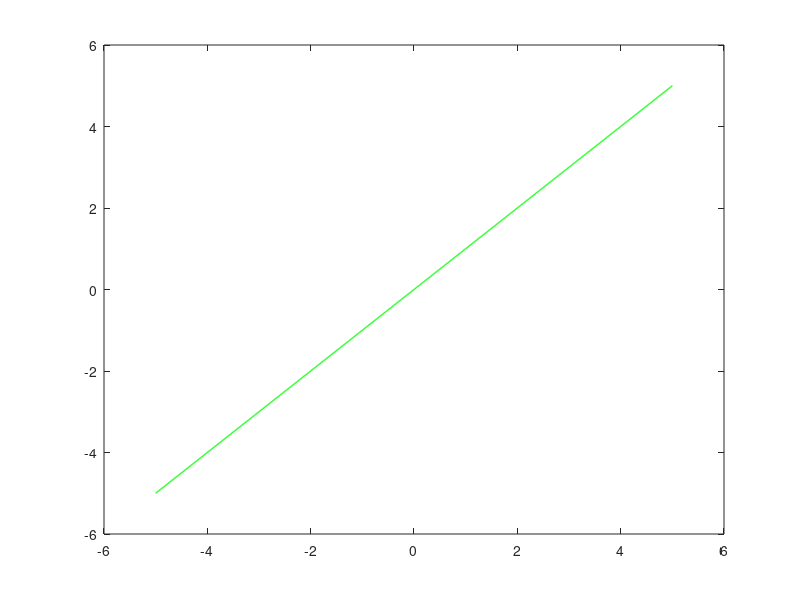

Reproduce this figure in MATLAB. (Note: this script raises an error after producing the figure.)
% 水山先生の質問
% 「線形εインセンシティブ損失関数を用いた場合は, 絶対値誤差最小化問題を解いているはずなのに,
% 　なぜ2次epsilonインセンシティブ損失関数を用いた場合よりも予測精度の平均絶対値誤差が劣るのか？
% 　2次epsilonインセンシティブ損失関数を用いた場合は二乗誤差最小化問題を解いているのに？」

% 回答(イメージ)
% 「サポートベクターが少ないことが原因である。
% 　変動の大きいデータに対しては, 線形εインセンシティブ損失関数を用いた場合にサポートベクターの数が少なくなっていることはすでに述べた.
% 　回帰関数を作成する際に、サポートベクターの数が少なくなってしまうと, 上下の学習データのみを使って, 回帰関数を作成してしまう.
%   つまり, 上下のデータの真ん中を通るような回帰関数が出来上がってしまう. そのため, 平均絶対値誤差が悪化してしまう.


% 以下, サポートベクターが少なくなってしまうことで, 回帰関数がうまく作れなくなることを示す. 
% 簡単な例 論文では二重交差検証でパラメータをちゃんと決めているけど, 今回は意図的にサポートベクターを減らす

% 人工データの生成
num = 100;
X = 2*5*rand(1, num) - 5;
X = sort(X);
Y = X; % 直線状にデータを生成
X_plot = linspace(-5, 5, num*10);
X_plot = reshape(X_plot, num*10, 1);
Y_plot = X_plot;

% グラフの描画範囲
x_range = 5.5;
y_range = 7.2;

% ノイズを付与
rng default; % 乱数を固定
Y_noize = Y + normrnd(0, 1, 1, num); % 平均0, 標準偏差1の正規分布乱数を付与

% SVR用に入力データを整える(入力引数としてエラーが出ないように)
X = reshape(X, num, 1);
Y = reshape(Y, num, 1);
Y_noize = reshape(Y_noize, num, 1);

% %{
% 人工データを生成するもととなった関数とノイズを付与した後の人工データ
figure;
plot(X_plot, Y_plot, 'green', 'LineWidth', 1.0); % もととなった関数
hold on;
scatter(X, Y_noize, 'o', MarkerEdgeColor = 'black'); % ノイズを付与した後の人工データの散布図
xlim([-x_range x_range]);
ylim([-y_range y_range]);
set(gca,'FontSize',14) % 目盛りの大きさ
xlabel('$x$', 'FontSize',18, 'Interpreter', 'latex'); % x軸ラベルの大きさ
ylabel('$y$', 'FontSize',18, 'Interpreter', 'latex'); % y軸ラベルの大きさ
% saveas(gcf, '例に用いた人工データ(線形).eps', 'epsc') % このコードでグラフを画像ファイルとして保存
% saveas(gcf, '例に用いた人工データ(線形).jpg') % このコードでグラフを画像ファイルとして保存
% %}

% %{
% ハイパーパラメータ
% %{
epsilon = 0.5;
C = 10;
% %}

mdl_L1SVR = fitrsvm(X, Y_noize, 'BoxConstraint', C, 'KernelFunction', 'linear', 'Epsilon', epsilon);
Y_pred = predict(mdl_L1SVR, X_plot);

figure;
scatter(X(~mdl_L1SVR.IsSupportVector), Y_noize(~mdl_L1SVR.IsSupportVector), 'o', MarkerEdgeColor = 'black'); % サポートベクター以外をoで表示
hold on;
scatter(X(mdl_L1SVR.IsSupportVector), Y_noize(mdl_L1SVR.IsSupportVector), '*', MarkerEdgeColor = 'black'); % サポートベクターを*で表示
xlim([-x_range x_range]);
ylim([-y_range y_range]);
plot(X_plot, Y_plot, 'green', 'LineWidth', 1.0); % 人工データを生成するもととなった関数
plot(X_plot, Y_pred, 'blue', 'LineWidth', 1.0); % SVRの回帰関数のプロット
plot(X_plot, Y_pred + epsilon, 'black--', 'LineWidth', 1.0); % εチューブの表示(+ε)
plot(X_plot, Y_pred - epsilon, 'black--', 'LineWidth', 1.0); % εチューブの表示(-ε)
set(gca,'FontSize',14) % 目盛りの大きさ
xlabel('$x$', 'FontSize',18, 'Interpreter', 'latex'); % x軸ラベルの大きさ
ylabel('$y$', 'FontSize',18, 'Interpreter', 'latex'); % y軸ラベルの大きさ
% saveas(gcf, 'サポートベクターが多いとき(線形).eps', 'epsc') % このコードでグラフを画像ファイルとして保存
% saveas(gcf, 'サポートベクターが多いとき(線形).jpg') % このコードでグラフを画像ファイルとして保存

% サポートベクターの数を表示
disp("L1損失線形SVRのサポートベクターの数(epsilon=1, サポートベクターが多いとき)");
length(mdl_L1SVR.SupportVectors)
%}

% ハイパーパラメータ この例では意図的にサポートベクターを少なくする
% %{
epsilon = 5;
C = 10;
% %}

mdl_L1SVR = fitrsvm(X, Y_noize, 'BoxConstraint', C, 'KernelFunction', 'linear', 'Epsilon', epsilon);
Y_pred = predict(mdl_L1SVR, X_plot);

figure;
scatter(X(~mdl_L1SVR.IsSupportVector), Y_noize(~mdl_L1SVR.IsSupportVector), 'o', MarkerEdgeColor = 'black'); % サポートベクター以外をoで表示
hold on;
scatter(X(mdl_L1SVR.IsSupportVector), Y_noize(mdl_L1SVR.IsSupportVector), '*', MarkerEdgeColor = 'black'); % サポートベクターを*で表示
xlim([-x_range x_range]);
ylim([-y_range y_range]);
plot(X_plot, Y_plot, 'green', 'LineWidth', 1.0); % 人工データを生成するもととなった関数
plot(X_plot, Y_pred, 'blue', 'LineWidth', 1.0); % SVRの回帰関数のプロット
plot(X_plot, Y_pred + epsilon, 'black--', 'LineWidth', 1.0); % εチューブの表示(+ε)
plot(X_plot, Y_pred - epsilon, 'black--', 'LineWidth', 1.0); % εチューブの表示(-ε)
set(gca,'FontSize',14) % 目盛りの大きさ
xlabel('$x$', 'FontSize',18, 'Interpreter', 'latex'); % x軸ラベルの大きさ
ylabel('$y$', 'FontSize',18, 'Interpreter', 'latex'); % y軸ラベルの大きさ
% saveas(gcf, 'サポートベクターが少ないとき(線形).eps', 'epsc') % このコードでグラフを画像ファイルとして保存
% saveas(gcf, 'サポートベクターが少ないとき(線形).jpg') % このコードでグラフを画像ファイルとして保存

% サポートベクターの数を表示
disp("L1損失線形SVRのサポートベクターの数(epsilon=4, サポートベクターを少ないとき)");
length(mdl_L1SVR.SupportVectors)